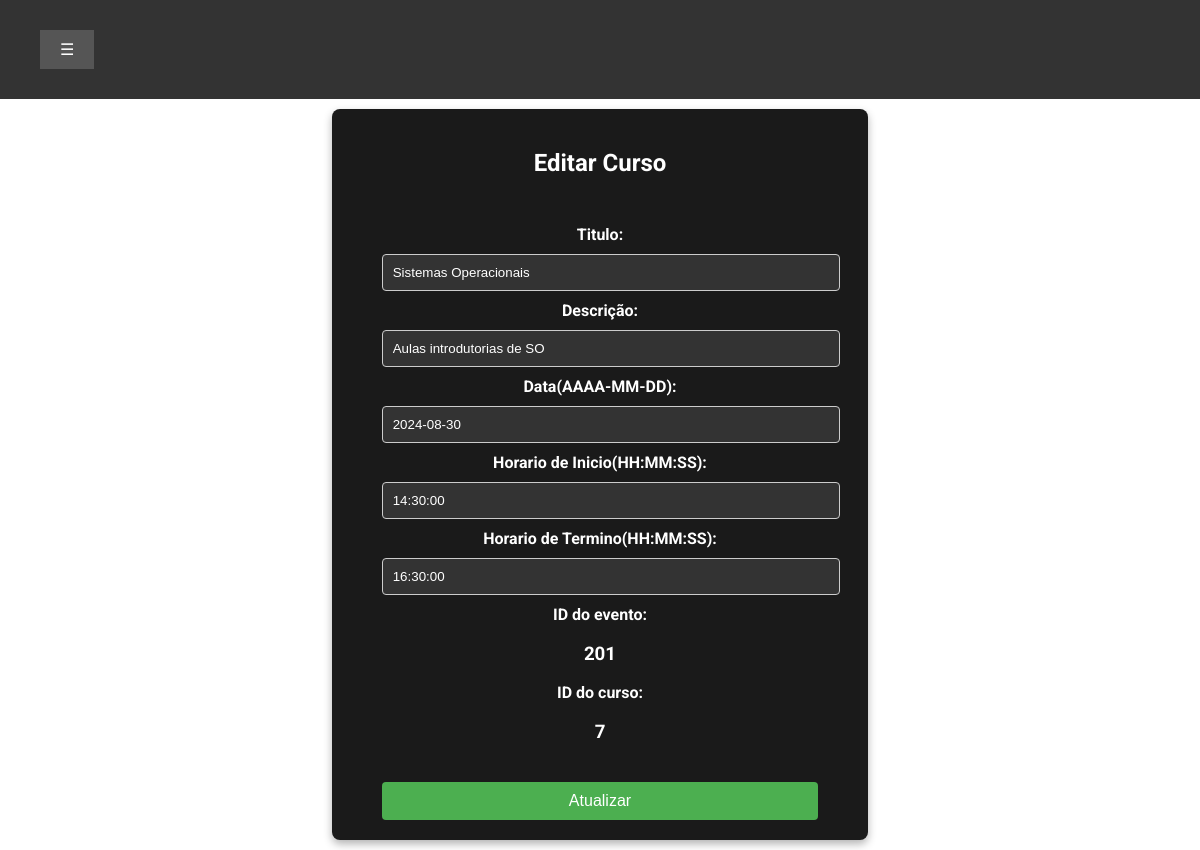
Screenshot of /editCursos.php?idCurso=7 with the database file from the repository.
### tables this page shows
CREATE TABLE `curso` (
  `Titulo` varchar(100) NOT NULL,
  `descricao` varchar(150) NOT NULL,
  `data` date NOT NULL,
  `horarioInic` time NOT NULL,
  `horarioFim` time NOT NULL,
  `IDeventos` int(10) NOT NULL,
  `ID` int(10) NOT NULL
);

### Cursos.php (called while the page is built, shortened)
<?php
class Curso{
    private $conn;
    public function __construct($db){
        $this->conn = $db;
    }
    public function getAllDoCurso($idCurso){
        $sql = "SELECT * FROM curso WHERE ID = $idCurso";
        $result = $this->conn->query($sql);
        if($result->num_rows > 0){
            return $result->fetch_all(MYSQLI_ASSOC);
        }
    }
}
?>

### editCursos.php (the view, shortened to what this page needs)
<?php
include "connect.inc.php";
include "Cursos.php";
if (isset($_GET['idCurso'])) {
    $idCurso = $_GET['idCurso'];
} else {
    $idCurso = "";
}
$updateCurso = new Curso($conn);
$res = $updateCurso->getAllDoCurso($idCurso);
$titulo = $res[0]['Titulo'];
$descricao = $res[0]['descricao'];
$data = $res[0]['data'];
$horarioInic = $res[0]['horarioInic'];
$horarioFim = $res[0]['horarioFim'];
$IDeventos = $res[0]['IDeventos'];
?>
<!DOCTYPE html>
<html lang="pt-BR">
<head>
    <link rel="stylesheet" href="stylesEventos.css">
    <link rel="stylesheet" href="https://cdnjs.cloudflare.com/ajax/libs/font-awesome/6.0.0-beta3/css/all.min.css">
</head>
<body>
    <div class="top-bar">
        <div class="menu-container">
            <button class="menu-btn">☰ </button>
        </div>
    </div>
    <section class="container-atualizarPerfil">
        <div class="caixaAtualizarPerfil">
            <h1>Editar Curso</h1><br>
            <br>
            <form action="actionPaginaPrinc.php" method="post">
                <b>Titulo: </b><input type="text" name="titulo" value="<?php echo $titulo ?>"><br>
                <b>Descrição: </b><input type="text" name="descricao" value="<?php echo $descricao ?>"><br>
                <b>Data(AAAA-MM-DD): </b><input type="text" name="data" value="<?php echo $data ?>"><br>
                <b>Horario de Inicio(HH:MM:SS): </b><input type="text" name="horarioInic" value="<?php echo $horarioInic ?>"><br>
                <b>Horario de Termino(HH:MM:SS): </b><input type="text" name="horarioFim" value="<?php echo $horarioFim ?>"><br>
                <b>ID do evento: </b><h3><?php echo $IDeventos ?></h3>
                <b>ID do curso: </b><h3><?php echo $idCurso ?></h3>
                <button type="submit" >Atualizar</button>
            </form>
        </div>
    </section>
</body>
</html>

### stylesEventos.css (style rules this page uses)
body { font-family: 'Roboto', sans-serif; margin: 0; padding: 0; }
.top-bar { display: flex; justify-content: space-between; align-items: center; background-color: #333; color: white; padding: 30px 40px; position: relative; font-weight: 700; }
.menu-btn, .user-btn { background-color: #555; border: none; color: white; padding: 10px 20px; cursor: pointer; font-size: 16px; font-weight: 400; }
.menu-container { position: relative; }
.container-atualizarPerfil { display: flex; justify-content: center; align-items: center; min-height: auto; color: #ffffff; margin-top: 10px; margin-bottom: 10px; }
.caixaAtualizarPerfil { background-color: #1a1a1a; padding: 20px 50px; border-radius: 8px; box-shadow: 0 4px 8px rgba(0, 0, 0, 0.3); text-align: center; }
.caixaAtualizarPerfil h1 { margin-bottom: 10px; font-size: 24px; color: #ffffff; }
.caixaAtualizarPerfil input[type="text"], .caixaAtualizarPerfil input[type="password"] { width: 100%; padding: 10px; margin: 10px 0; border-radius: 4px; border: 1px solid #cccccc; background-color: #333333; color: #ffffff; }
.caixaAtualizarPerfil button { width: 100%; padding: 10px; margin-top: 20px; border-radius: 4px; border: none; background-color: #4CAF50; color: #ffffff; font-size: 16px; cursor: pointer; transition: background-color 0.3s ease; }
.caixaAtualizarPerfil b { color: #ffffff; }

### rows the page displays
curso: titulo "Sistemas Operacionais", descricao "Aulas introdutorias de SO", data "2024-08-30", horarioInic "14:30:00", horarioFim "16:30:00", IDeventos "201"

### other values shown
$idCurso "7"
